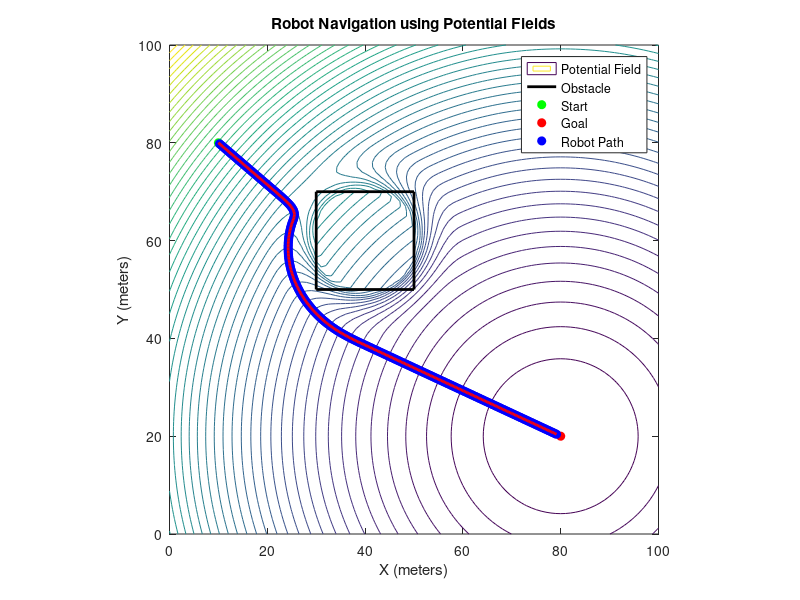

This figure's MATLAB source:
% Programmed By Sravanth Chowdary Potluri und5uv

x_range = 0:1:100;
y_range = 0:1:100;
[X, Y] = meshgrid(x_range, y_range);

q_goal = [80, 20];
K_att = 1;

U_att = 0.5 * K_att * ((X - q_goal(1)).^2 + (Y - q_goal(2)).^2);

obs_x = [30, 50, 50, 30, 30];
obs_y = [50, 50, 70, 70, 50];

obs_center = [(30 + 50) / 2, (50 + 70) / 2];

K_rep = 1000000;
D0 = 20;

U_rep = zeros(size(X));

threshold = 0.5;

for i = 1:size(X, 1)
    for j = 1:size(X, 2)
        x = X(i, j);
        y = Y(i, j);
        
        dist_to_obstacle = sqrt((x - obs_center(1))^2 + (y - obs_center(2))^2);
        dist_to_obstacle = max(dist_to_obstacle, threshold);
        
        if dist_to_obstacle <= D0
            U_rep(i, j) = 0.5 * K_rep * (1 / dist_to_obstacle - 1 / D0)^2;
        else
            U_rep(i, j) = 0;
        end
        % set a threshold for the repulsive potential field
        if U_rep(i, j) > 1000
            U_rep(i, j) = 1000;
        end
    end
end

U_total = U_att + U_rep;

q_start = [10, 80];
q_goal = [80, 20];
x_robot = q_start(1);
y_robot = q_start(2);

Vmax = 3;

dt = 0.1;
max_iters = 1000;
tol = 1;

v_x = 0;
v_y = 0;

dx = x_range(2) - x_range(1);
dy = y_range(2) - y_range(1);
[dU_dx, dU_dy] = gradient(U_total, dx, dy);

F_x = -dU_dx;
F_y = -dU_dy;

trajectory_x = x_robot;
trajectory_y = y_robot;

figure;
contour(X, Y, U_total, 50);
hold on;
plot(obs_x, obs_y, 'k-', 'LineWidth', 2);
plot(q_start(1), q_start(2), 'go', 'MarkerFaceColor', 'g');
plot(q_goal(1), q_goal(2), 'ro', 'MarkerFaceColor', 'r');
title('Robot Navigation using Potential Fields');
xlabel('X (meters)');
ylabel('Y (meters)');
axis equal;

for iter = 1:max_iters
    F_x_robot = interp2(X, Y, F_x, x_robot, y_robot);
    F_y_robot = interp2(X, Y, F_y, x_robot, y_robot);

    % assume mass = 1
    a_x = F_x_robot;
    a_y = F_y_robot;
    
    v_x = v_x + a_x * dt;
    v_y = v_y + a_y * dt;
    
    v_mag = sqrt(v_x^2 + v_y^2);
    if v_mag > Vmax
        v_x = (v_x / v_mag) * Vmax;
        v_y = (v_y / v_mag) * Vmax;
    end
    
    x_robot = x_robot + v_x * dt;
    y_robot = y_robot + v_y * dt;
    
    trajectory_x(end+1) = x_robot;
    trajectory_y(end+1) = y_robot;
    
    plot(x_robot, y_robot, 'bo', 'MarkerFaceColor', 'b');
    drawnow;
    pause(0.01);
    
    dist_to_goal = sqrt((x_robot - q_goal(1))^2 + (y_robot - q_goal(2))^2);
    if dist_to_goal <= tol
        disp('Goal reached!');
        break;
    end
end

plot(trajectory_x, trajectory_y, 'r-', 'LineWidth', 2);
legend('Potential Field', 'Obstacle', 'Start', 'Goal', 'Robot Path');
